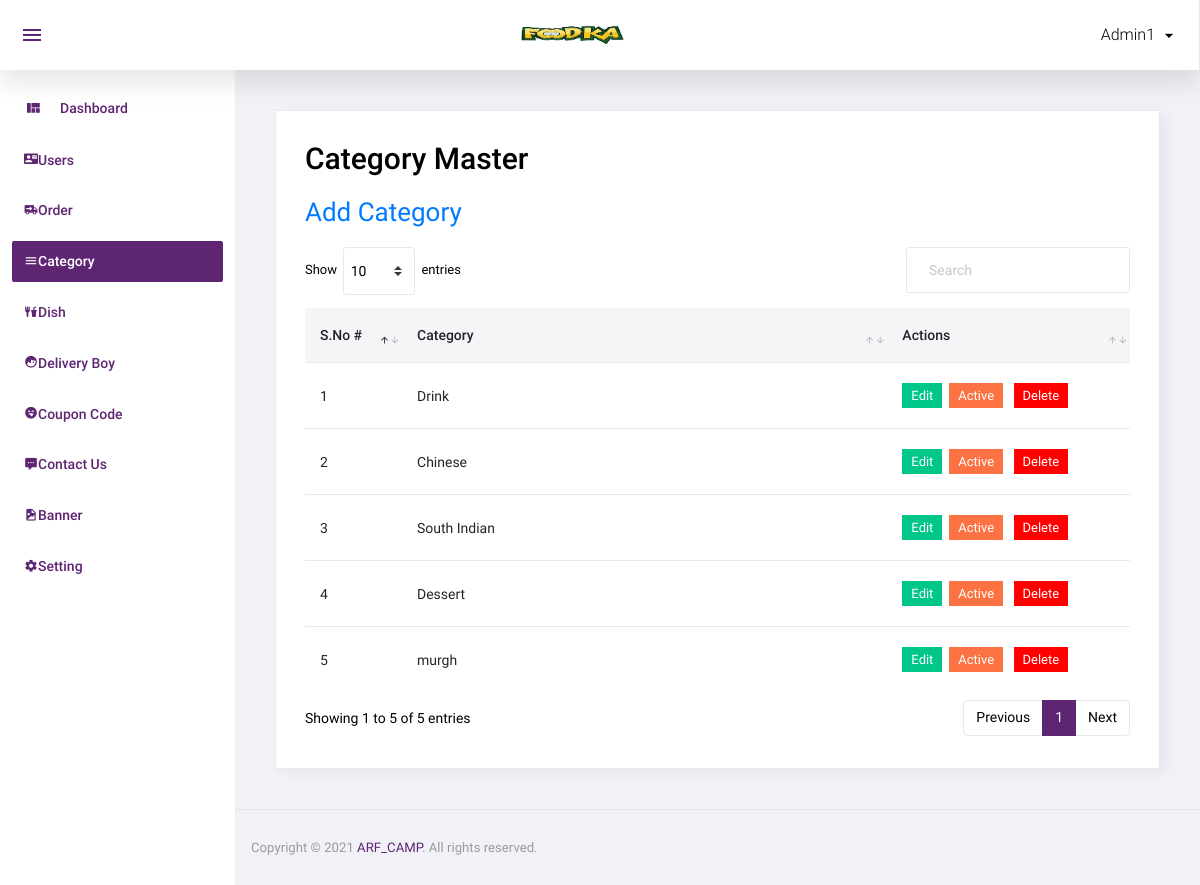
/admin/category.php (signed in), run on an earlier commit of the app's database.
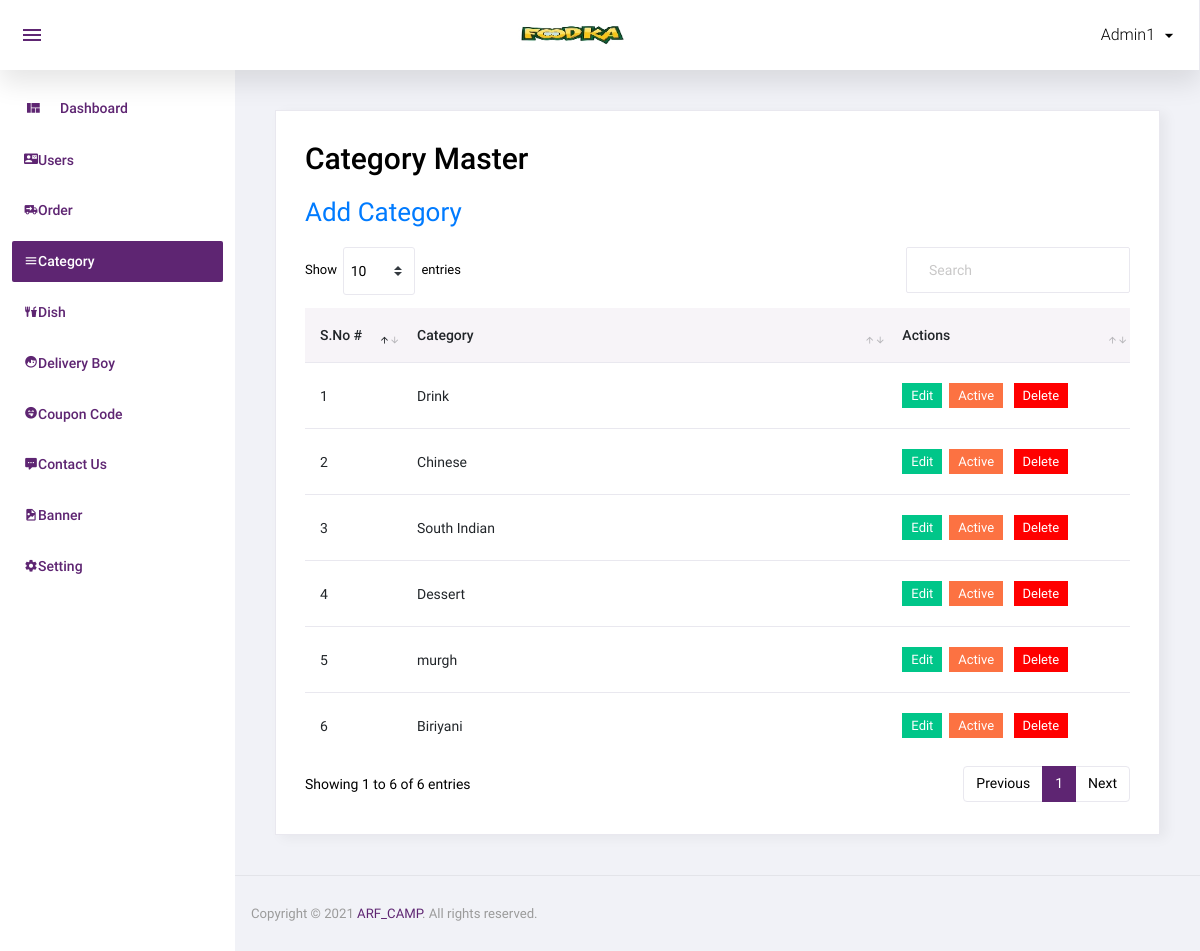
And on a later commit of the database.
### tables this page shows
CREATE TABLE `category` (
  `id` int(11) NOT NULL,
  `category` varchar(50) NOT NULL,
  `order_number` int(11) NOT NULL,
  `status` int(11) NOT NULL,
  `added_on` datetime NOT NULL
);

### admin/category.php (the view, shortened to what this page needs)
<?php
include('top.php');
$sql="select * from category order by id";
$res=mysqli_query($con,$sql);
 ?>
  <div class="card">
            <div class="card-body">
               <h1 class="grid_title">Category Master</h1>
                <a href="manage_category.php" class="add_link">Add Category</a>
              <div class="row grid_box">
                <div class="col-12">
                  <div class="table-responsive">
                    <table id="order-listing" class="table">
                      <thead>
                        <tr>
                            <th width="10%">S.No #</th>
                            <th width="50%">Category</th>
                            <th width="25%">Actions</th>
                        </tr>
                      </thead>
<tbody>
       <?php
       if(mysqli_num_rows($res)>0)
       {
		$i=1;
		while($row=mysqli_fetch_assoc($res)){
		?>
<tr>
        <td><?php echo $i?></td>
        <td><?php echo $row['category']?></td>
		<td>
			<a href="manage_category.php?id=<?php echo $row['id']?>"><label class="badge badge-success hand_cursor">Edit</label></a>&nbsp;
			<?php
		         if($row['status']==1)
		         {
			     ?>
			     <a href="?id=<?php echo $row['id']?>&type=deactive"><label class="badge badge-danger hand_cursor">Active</label></a>
			     <?php
			    }
			    else
			    {
			        ?>
			     <a href="?id=<?php echo $row['id']?>&type=active"><label class="badge badge-info hand_cursor">Deactive</label></a>
				<?php
				}
				?>&nbsp;
				<a href="?id=<?php echo $row['id']?>&type=delete"><label class="badge badge-danger delete_red hand_cursor">Delete</label></a>
		</td>
</tr>
                <?php
				$i++;
				}
		}
				else
					{ ?>
						<tr>
							<td colspan="5">No data found</td>
						</tr>
						<?php } ?>
                      </tbody>
                    </table>
                  </div>
				</div>
              </div>
            </div>
          </div>
 <?php
include('footer.php');
 ?>

What changed in the data, as far as the page shows it:
added category: category "Biriyani"
Also different on the page:
text written by a page script: "Show entries Showing 1 to 5 of 5 entries Previous 1 Next" → "Show entries Showing 1 to 6 of 6 entries Previous 1 Next"
